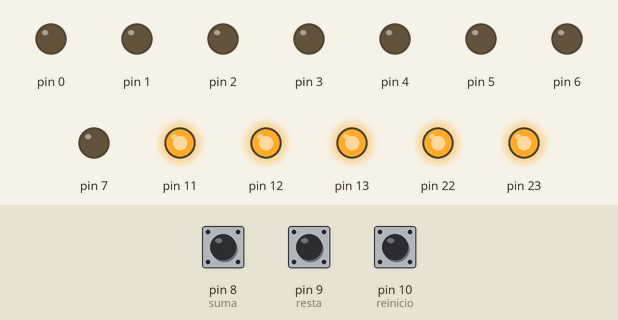
Recording of a sketch running on a simulated Arduino Uno, built with avr-gcc and run on an emulated ATmega328P. Shown: output pins drawn as LEDs (lit = HIGH). The inputs (shaded band) are chosen by the test bench; at power-on: pin 8 (suma) HIGH, pin 9 (resta) HIGH, pin 10 (reinicio) HIGH.

Above: at 1.2 s.
1.3 s: pin 8 (suma) pulled LOW for 0.15 s
At 2.2 s:
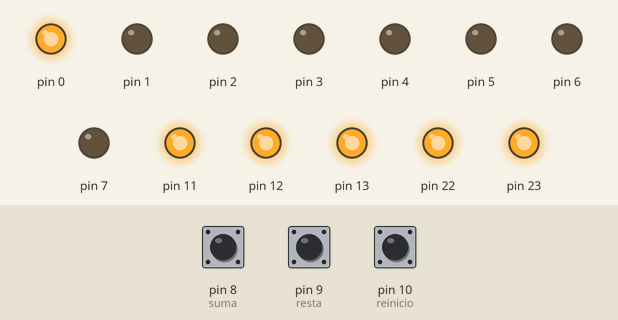
2.9 s: pin 8 (suma) pulled LOW for 1 s
At 4.7 s:
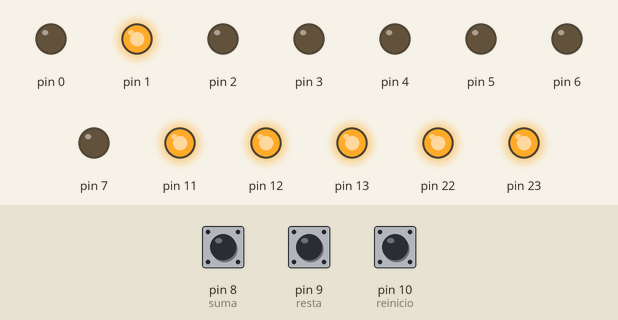
5.4 s: pin 8 (suma) pulled LOW for 0.15 s
At 6.5 s:
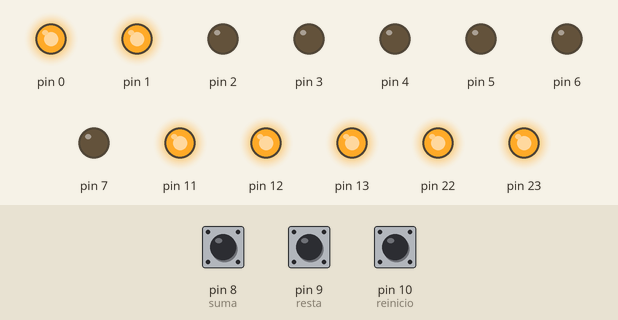
7.0 s: pin 8 (suma) pulled LOW for 3.2 s
At 10.7 s:
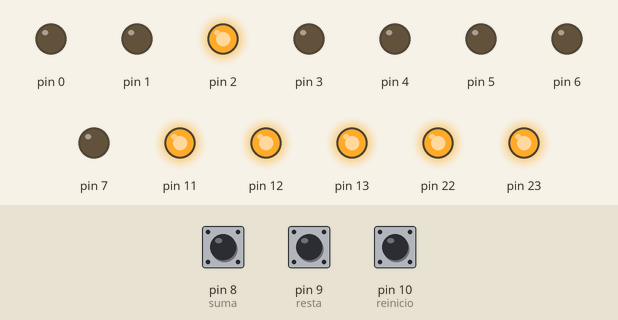
11.7 s: pin 8 (suma) pulled LOW for 0.15 s
At 12.5 s:
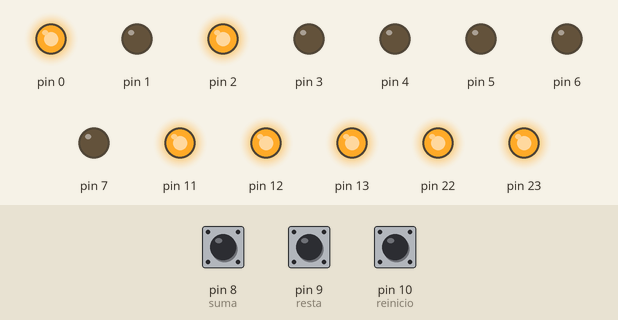
13.3 s: pin 8 (suma) pulled LOW for 1 s
At 15.0 s:
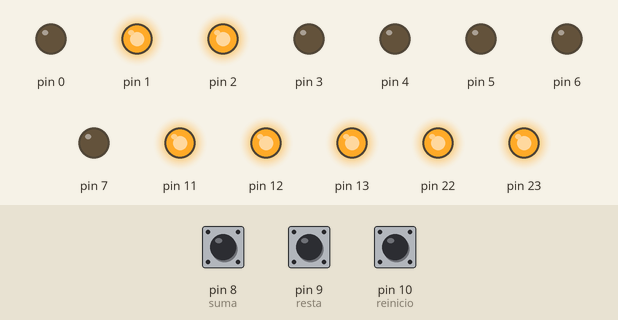
Timing chart, 0 to 16.5 s (numbered marks = the images above; inputs shaded):
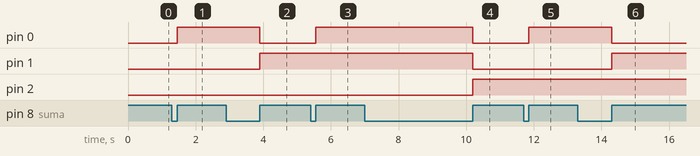

Measured:
- after the input at 1.3 s, pin 0: LOW → HIGH after 0.15 s
- after the input at 2.9 s, pin 0: HIGH → LOW after 1.0 s; pin 1: LOW → HIGH after 1.0 s
- after the input at 5.4 s, pin 0: LOW → HIGH after 0.15 s
- after the input at 7.0 s, pin 0, pin 1: HIGH → LOW after 3.2 s; pin 2: LOW → HIGH after 3.2 s
- after the input at 11.7 s, pin 0: LOW → HIGH after 0.15 s
- after the input at 13.3 s, pin 0: HIGH → LOW after 1.0 s; pin 1: LOW → HIGH after 1.0 s

The sketch:

ContadorPushBotton.ino
```cpp
#define suma 8
#define resta 9
#define reinicio 10
byte contador=0;
bool b=false;
void setup() {
  // put your setup code here, to run once:
  DDRD = B11111111; //Declarar los pines [0,7] como salidas
  DDRB = B11111000; //Pines [8,10] Enteadas y [11,13] Salidas
  PORTB = B11111111; //Activar resistencias pull_up
}

void loop() {
  // put your main code here, to run repeatedly:

  if(digitalRead(suma)==0) //Si se presioan, suma uno al contador
    {
      while(digitalRead(suma)==0) //Evitamos que el robote del boton nos de lecturas de mas
      b=true;
      contador++;
    }
  if(digitalRead(resta)==0) //Si se presioan, suma uno al contador
  {
    while(digitalRead(resta)==0) //Evitamos que el robote del boton nos de lecturas de mas
    b=true;
    contador--;
  }

  if(digitalRead(reinicio)==0) //Si se presioan, limpia el contador
    contador=0;

  if(contador<1 || contador>254) //Si se desborda por arriba o por abajo lo resetea en 0
    contador=0;

  PORTD = contador;  //Escribimos el numero en el puerto D que son los pines [0,7]

  delay(100);  //Esperamos 100 milisegundos para que se repita el programa
}
```
